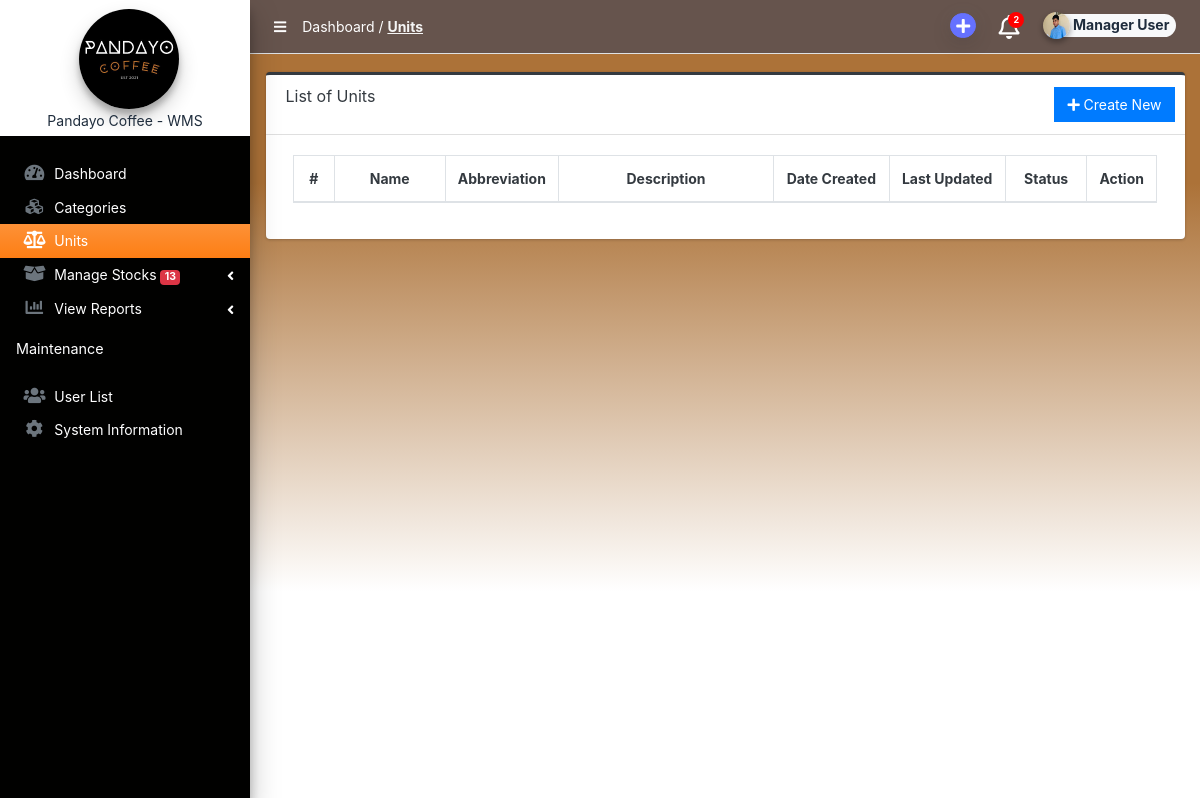
The page /admin/?page=units (signed in) on the database as committed earlier.
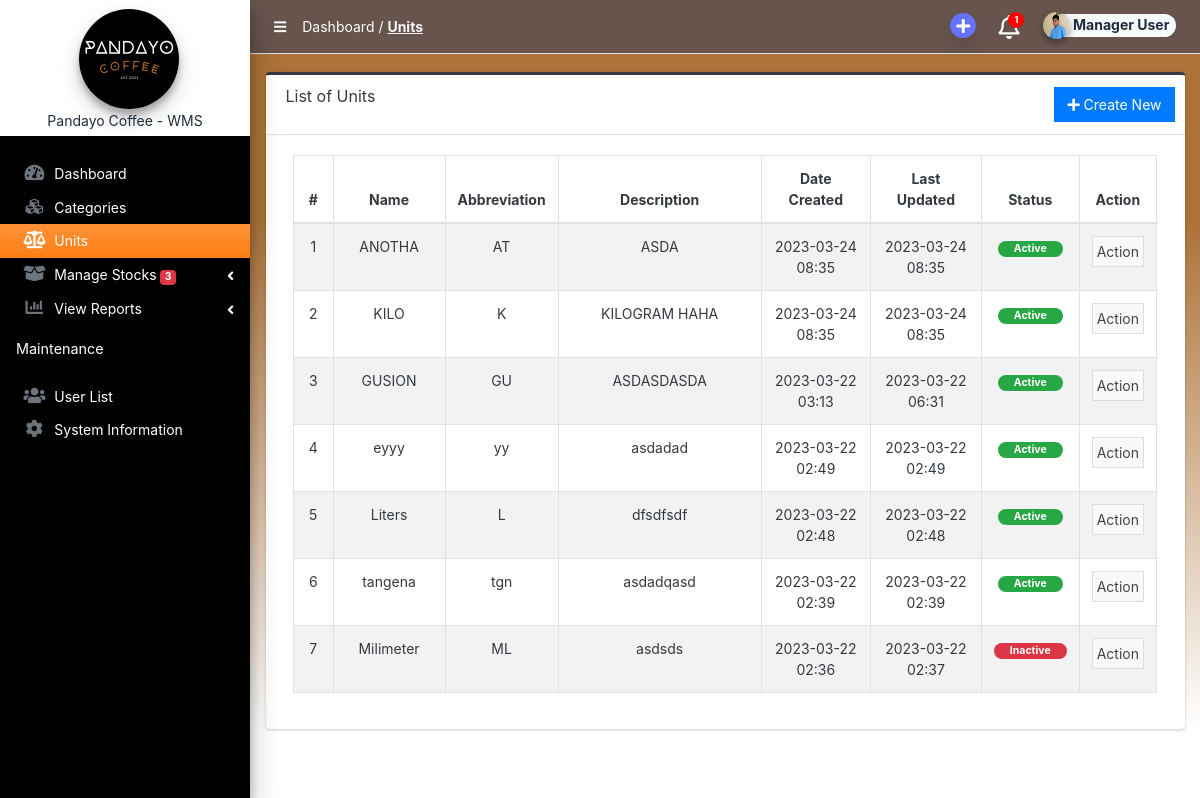
The same page on the database as committed later.
### tables this page shows
CREATE TABLE `unit_list` (
  `id` int(11) NOT NULL,
  `name` varchar(255) NOT NULL,
  `abbreviation` varchar(10) DEFAULT NULL,
  `description` text NOT NULL,
  `status` tinyint(1) NOT NULL DEFAULT 0,
  `delete_flag` tinyint(1) NOT NULL DEFAULT 0,
  `date_created` timestamp NOT NULL DEFAULT current_timestamp(),
  `date_updated` timestamp NOT NULL DEFAULT current_timestamp() ON UPDATE current_timestamp()
);

### admin/units/index.php (the view, shortened to what the changed rows need)
<div class="card card-outline rounded-5 card-dark">
	<div class="card-body">
        <div class="container-fluid">
			<table class="table table-hover table-striped table-bordered text-center" id="list">
				<colgroup>
				</colgroup>
				<thead>
					<tr>
						<th>#</th>
						<th>Name</th>
						<th>Abbreviation</th>
						<th>Description</th>
						<th>Date Created</th>
						<th>Last Updated</th>
						<th>Status</th>
						<th>Action</th>
					</tr>
				</thead>
				<tbody>
					<?php
						$i = 1;
						$qry = $conn->query("SELECT * from `unit_list` where delete_flag = 0 ORDER BY date_created DESC");
						while($row = $qry->fetch_assoc()):
					?>
						<tr>
							<td class="text-center"><?php echo $i++; ?></td>
							<td class=""><?= $row['name'] ?></td>
							<td class=""><?= $row['abbreviation'] ?></td>
							<td class=""><p class="mb-0 truncate-1"><?= strip_tags(htmlspecialchars_decode($row['description'])) ?></p></td>
							<td><?php echo date("Y-m-d H:i",strtotime($row['date_created'])) ?></td>
							<td><?php echo date("Y-m-d H:i",strtotime($row['date_updated'])) ?></td>
							<td class="text-center">
                                <?php if($row['status'] == 1): ?>
                                    <span class="badge badge-success px-3 rounded-pill">Active</span>
                                <?php else: ?>
                                    <span class="badge badge-danger px-3 rounded-pill">Inactive</span>
                                <?php endif; ?>
                            </td>
							<td align="center">
								 <button type="button" class="btn btn-flat p-1 btn-default btn-sm dropdown-toggle dropdown-icon" data-toggle="dropdown">
				                  		Action
				                  </button>
							</td>
						</tr>
					<?php endwhile; ?>
				</tbody>
			</table>
		</div>
	</div>
</div>

### admin/inc/topBarNav.php (shortened to what the changed rows need)
<nav class="main-header navbar navbar-expand navbar-new-grey text-sm">
  <ul class="navbar-nav ml-auto">
    <div class="dropdown">
      <a class="dropdown-toggle" href="#" role="button" id="notificationDropdown" data-toggle="dropdown" aria-haspopup="true" aria-expanded="false">
          <i class="far fa-bell fa-lg" aria-hidden="true"></i>
          <?php
              $expired_items_count = $conn->query("SELECT COUNT(*) AS count FROM stockin_list
                                                  WHERE expire_date <= DATE_ADD(NOW(), INTERVAL 1 DAY)
                                                  AND expire_date != '0000-00-00'");
              $expired_items_count = $expired_items_count->fetch_assoc()['count'];
              $query = "SELECT COUNT(*) AS count FROM `item_list` i
              INNER JOIN category_list c ON i.category_id = c.id
              INNER JOIN stock_notif s ON s.id = 1
              WHERE i.delete_flag = 0
              AND ((COALESCE((SELECT SUM(quantity) FROM `stockin_list` WHERE item_id = i.id),0) -
                      COALESCE((SELECT SUM(quantity) FROM `stockout_list` WHERE item_id = i.id),0) -
                      COALESCE((SELECT SUM(quantity) FROM `waste_list` WHERE item_id = i.id),0)) < s.min_stock OR
                      (COALESCE((SELECT SUM(quantity) FROM `stockin_list` WHERE item_id = i.id),0) -
                      COALESCE((SELECT SUM(quantity) FROM `stockout_list` WHERE item_id = i.id),0) -
                      COALESCE((SELECT SUM(quantity) FROM `waste_list` WHERE item_id = i.id),0)) > s.max_stock)";
              $result = mysqli_query($conn, $query);
              $count = mysqli_fetch_assoc($result)['count'];
              $dropdown_items = array();
              if ($expired_items_count > 0) {
                $dropdown_items[] = '<a class="dropdown-item" href="./?page=stockExpiration"><i class="fas fa-exclamation-circle text-danger"></i> ' . $expired_items_count . ' Items Expired Alerts</a>';
              }
              if ($count > 0) {
                $dropdown_items[] = '<a class="dropdown-item" href="./?page=stockStatus"><i class="fas fa-exclamation-triangle text-warning"></i> ' . $count . ' Items Quantity Alerts</a>';
              }
              $dropdown_count = count($dropdown_items);
              if ($dropdown_count > 0) {
                if ($dropdown_count > 9) {
                  echo '<span class="notification-badge">9+</span>';
                } else {
                  echo '<span class="notification-badge">' . $dropdown_count . '</span>';
                }
              }
          ?>
      </a>
    </div>
  </ul>
</nav>

### admin/inc/navigation.php (shortened to what the changed rows need)
<aside class="main-sidebar sidebar-white navbar-dark elevation-4 sidebar-no-expand dark-bg">
  <div class="sidebar os-host os-theme-light os-host-overflow os-host-overflow-y os-host-resize-disabled os-host-transition os-host-scrollbar-horizontal-hidden">
    <div class="os-padding  nav-mt">
      <div class="os-viewport os-viewport-native-scrollbars-invisible" style="overflow-y: scroll;">
        <div class="os-content" style="padding: 0px 8px; height: 100%; width: 100%;">
          <nav class="mt-1">
            <ul class="nav nav-pills nav-sidebar flex-column text-sm nav-compact nav-flat nav-child-indent nav-collapse-hide-child" data-widget="treeview" role="menu" data-accordion="false">
              <li class="nav-item">
                <a href="#" class="nav-link">
                  <p style="color:white">
                    Manage Stocks
                    <i class="right fas fa-angle-left"></i>
                    <?php
                      $qry_count = $conn->query("SELECT COUNT(*) as count FROM `item_list` i
                            INNER JOIN category_list c ON i.category_id = c.id
                            INNER JOIN stock_notif s ON s.id = 1
                            WHERE i.delete_flag = 0
                            AND ((COALESCE((SELECT SUM(quantity) FROM `stockin_list` WHERE item_id = i.id),0)) <= s.min_stock
                            OR (COALESCE((SELECT SUM(quantity) FROM `stockin_list` WHERE item_id = i.id),0)) >= s.max_stock)");
                      $count = $qry_count->fetch_assoc()['count'];
                      $qry_count = $conn->query("SELECT COUNT(*) AS count FROM stockin_list WHERE expire_date <= DATE_ADD(NOW(), INTERVAL 1 DAY) AND expire_date != '0000-00-00'");
                      $count += $qry_count->fetch_assoc()['count'];
                      if ($count > 0) {
                        echo '<span class="badge badge-danger">'.$count.'</span>';
                      }
                    ?>
                  </p>
                </a>
              </li>
            </ul>
          </nav>
        </div>
      </div>
    </div>
  </div>
</aside>

Rows that differ between the two databases and show on the page:
added unit_list: name "ANOTHA", abbreviation "AT", description "ASDA", date_created "2023-03-24 08:35", date_updated "2023-03-24 08:35", status "Active"
added unit_list: name "KILO", abbreviation "K", description "KILOGRAM HAHA", date_created "2023-03-24 08:35", date_updated "2023-03-24 08:35", status "Active"
added unit_list: name "GUSION", abbreviation "GU", description "ASDASDASDA", date_created "2023-03-22 03:13", date_updated "2023-03-22 06:31", status "Active"
added unit_list: name "eyyy", abbreviation "yy", description "asdadad", date_created "2023-03-22 02:49", date_updated "2023-03-22 02:49", status "Active"
added unit_list: name "Liters", abbreviation "L", description "dfsdfsdf", date_created "2023-03-22 02:48", date_updated "2023-03-22 02:48", status "Active"
added unit_list: name "tangena", abbreviation "tgn", description "asdadqasd", date_created "2023-03-22 02:39", date_updated "2023-03-22 02:39", status "Active"
added unit_list: name "Milimeter", abbreviation "ML", description "asdsds", date_created "2023-03-22 02:36", date_updated "2023-03-22 02:37", status "Inactive"
Other text that changed with them:
$dropdown_count: "2" → "1"
$count: "13" → "3"
